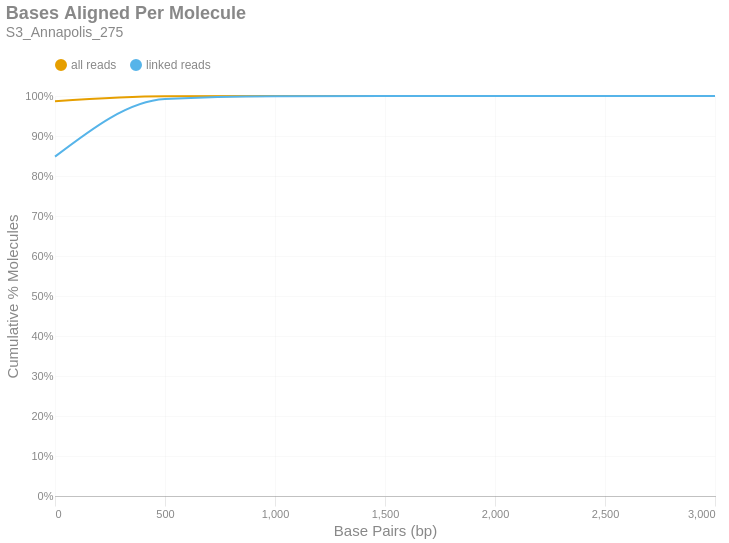

The cell this chart's notebook holds for it:
### Markdown cell above
### Bases Aligned Per Molecule
This is a cumulative frequency distribution showing the number of base pairs aligned per unique molecule. These data are shown in 500 bp bins. There are two distributions: one with `all reads` (yellow) and another with only `linked reads` (blue). The percent of molecules in the `linked reads` distribution is relative to the total number of linked molecules.

### Code cell
if SKIPLR:
    print_html(f"Skipped")
else:
    binned_df = consolidated_hist(valids['aligned_bp'], mask, 500, True)
    with SafeRender(binned_df):
        (
            density_plot(binned_df, 'Bases Aligned Per Molecule', samplename, 'basesper')
            .encode(
                x=alt.X('bin:Q', title="Base Pairs (bp)").axis(tickMinStep=500).scale(padding=0),
                y=alt.Y('value:Q', title='Cumulative % Molecules')
                    .axis(format='%')
                    .scale(domain = [0,1])
                    .stack(False),
                color=alt.Color("key:N").scale(domain = ["all reads", "linked reads"]),
                tooltip = [
                    alt.Tooltip("key:N", title = "Data Type"),
                    alt.Tooltip("range_label:N", title="Bases Aligned Per Molecule"),
                    alt.Tooltip("value:Q", format = ".2%", title="% Molecules (Cum.)")
                ]
            )
        ).display()

### Figure 1 — Vega-Lite specification as saved in the notebook (floating-point values rounded to 4 significant figures)
{"width": "container", "height": 400, "config": {"title": {"anchor": "start", "dy": -15, "fontSize": 18, "color": "#888888", "subtitleColor": "#888888", "subtitleFontSize": 14}, "arc": {"fill": "#0072B2"}, "axis": {"domainColor": "#888888", "domainWidth": 0.5, "gridWidth": 0.2, "grid": false, "titleFontWeight": 400, "titleFontSize": 15, "labelFontSize": 11, "labelColor": "#888888", "tickColor": "#888888", "tickWidth": 0.2, "titleColor": "#888888"}, "axisBand": {"grid": false}, "axisX": {"grid": true, "tickSize": 10, "domainCap": "round"}, "axisY": {"domain": false, "grid": true, "tickSize": 0, "domainCap": "round"}, "background": "transparent", "header": {"labelFontSize": 15, "labelColor": "#888888", "titleFontSize": 15, "titleFontWeight": 600, "titleColor": "#888888"}, "legend": {"labelFont": "sans-serif", "labelFontSize": 12, "labelColor": "#888888", "symbolSize": 100, "symbolType": "circle", "titleFontSize": 12, "titlePadding": 10, "titleColor": "#888888", "title": null, "orient": "top"}, "range": {"category": ["#E69F00", "#56B4E9", "#009E73", "#F0E442", "#0072B2", "#D55E00", "#CC79A7", "#000000"], "diverging": ["#cfe8f3", "#a2d4ec", "#73bfe2", "#46abdb", "#1696d2", "#12719e"]}, "area": {"fill": "#0072B2", "fillOpacity": 0.7, "line": true, "strokeOpacity": 0.7}, "line": {"color": "#0072B2", "stroke": "#0072B2", "strokeWidth": 2}, "trail": {"color": "#0072B2", "stroke": "#0072B2", "strokeWidth": 0, "size": 1}, "point": {"filled": true, "fillOpacity": 1.0, "size": 95}, "text": {"color": "#888888", "fontSize": 11, "align": "right", "fontWeight": 400, "size": 11}, "bar": {"fill": "#0072B2", "stroke": null}, "view": {"stroke": null, "continuousWidth": 660, "continuousHeight": 400}}, "data": {"name": "data-edd56b4ab974dde531779ed0ce7e16b2"}, "mark": {"type": "line", "interpolate": "monotone", "point": {"opacity": 0, "size": 275}}, "encoding": {"color": {"field": "key", "scale": {"domain": ["all reads", "linked reads"]}, "type": "nominal"}, "tooltip": [{"field": "key", "title": "Data Type", "type": "nominal"}, {"field": "range_label", "title": "Bases Aligned Per Molecule", "type": "nominal"}, {"field": "value", "format": ".2%", "title": "% Molecules (Cum.)", "type": "quantitative"}], "x": {"axis": {"tickMinStep": 500}, "field": "bin", "scale": {"padding": 0}, "title": "Base Pairs (bp)", "type": "quantitative"}, "y": {"axis": {"format": "%"}, "field": "value", "scale": {"domain": [0, 1]}, "stack": false, "title": "Cumulative % Molecules", "type": "quantitative"}}, "params": [{"name": "param_c36ac31b6afebe62", "select": {"type": "point", "fields": ["key"]}, "bind": "legend"}], "title": {"text": "Bases Aligned Per Molecule", "subtitle": "S3_Annapolis_275"}, "transform": [{"fold": ["all reads (cumsum)", "linked reads (cumsum)"]}, {"calculate": "replace(datum.key, ' (cumsum)', '')", "as": "key"}, {"filter": {"param": "param_c36ac31b6afebe62"}}], "usermeta": {"embedOptions": {"downloadFileName": "S3_Annapolis_275.basesper"}}, "$schema": "https://vega.github.io/schema/vega-lite/v6.1.0.json", "datasets": {"data-edd56b4ab974dde531779ed0ce7e16b2": [{"bin": "0.0", "interval": "0.0-500.0", "all reads": 0.987, "linked reads": 0.8483, "all reads (cumsum)": 0.987, "linked reads (cumsum)": 0.8483, "range_label": "0-499"}, {"bin": "500.0", "interval": "500.0-1000.0", "all reads": 0.01236, "linked reads": 0.1441, "all reads (cumsum)": 0.9994, "linked reads (cumsum)": 0.9924, "range_label": "500-999"}, {"bin": "1000.0", "interval": "1000.0-1500.0", "all reads": 0.0005927, "linked reads": 0.006987, "all reads (cumsum)": 0.9999, "linked reads (cumsum)": 0.9994, "range_label": "1000-1499"}, {"bin": "1500.0", "interval": "1500.0-2000.0", "all reads": 4.657e-05, "linked reads": 0.0005454, "all reads (cumsum)": 1.0, "linked reads (cumsum)": 0.9999, "range_label": "1500-1999"}, {"bin": "2000.0", "interval": "2000.0-2500.0", "all reads": 5.458e-06, "linked reads": 6.442e-05, "all reads (cumsum)": 1.0, "linked reads (cumsum)": 1.0, "range_label": "2000-2499"}, {"bin": "2500.0", "interval": "2500.0-3000.0", "all reads": 3.639e-07, "linked reads": 4.295e-06, "all reads (cumsum)": 1.0, "linked reads (cumsum)": 1.0, "range_label": "2500-2999"}, {"bin": "3000.0", "interval": "3000.0-3500.0", "all reads": 7.277e-07, "linked reads": 8.589e-06, "all reads (cumsum)": 1.0, "linked reads (cumsum)": 1.0, "range_label": "3000-3499"}]}}
